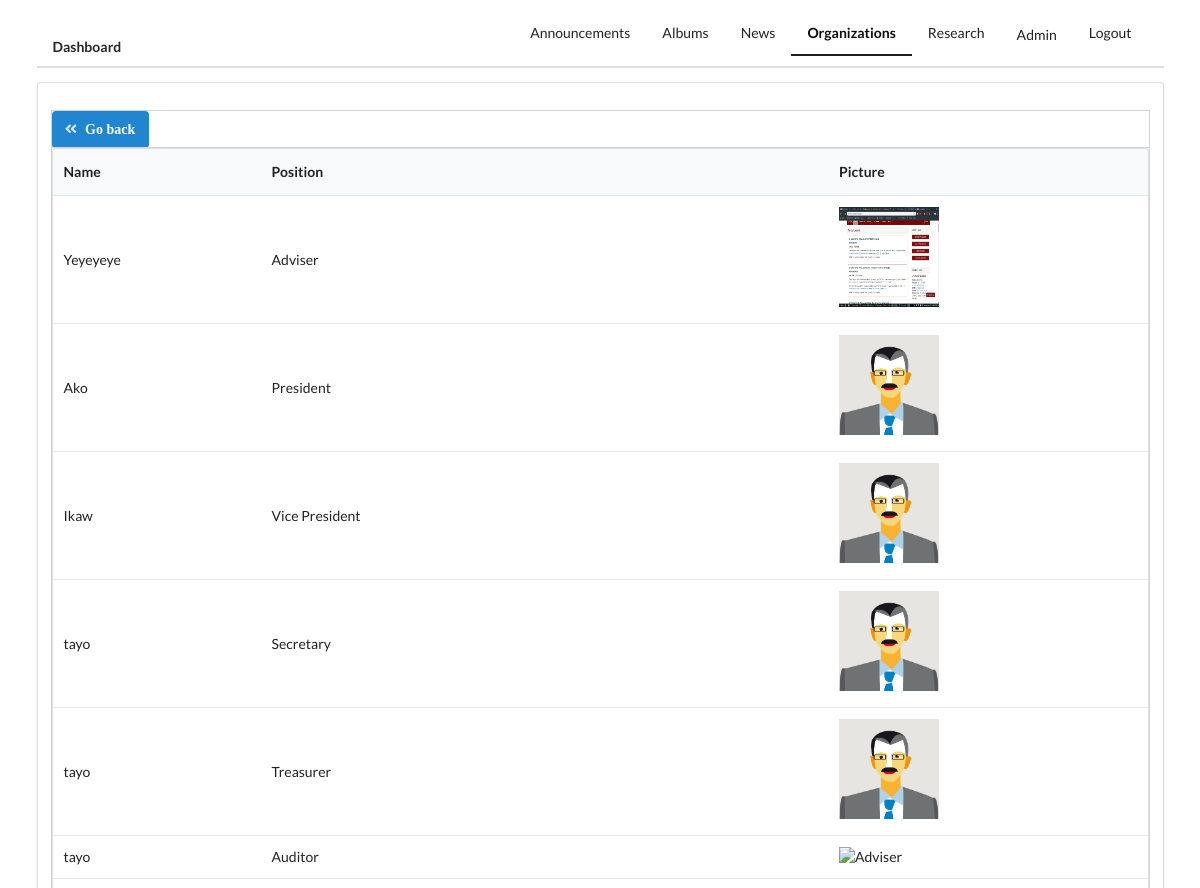
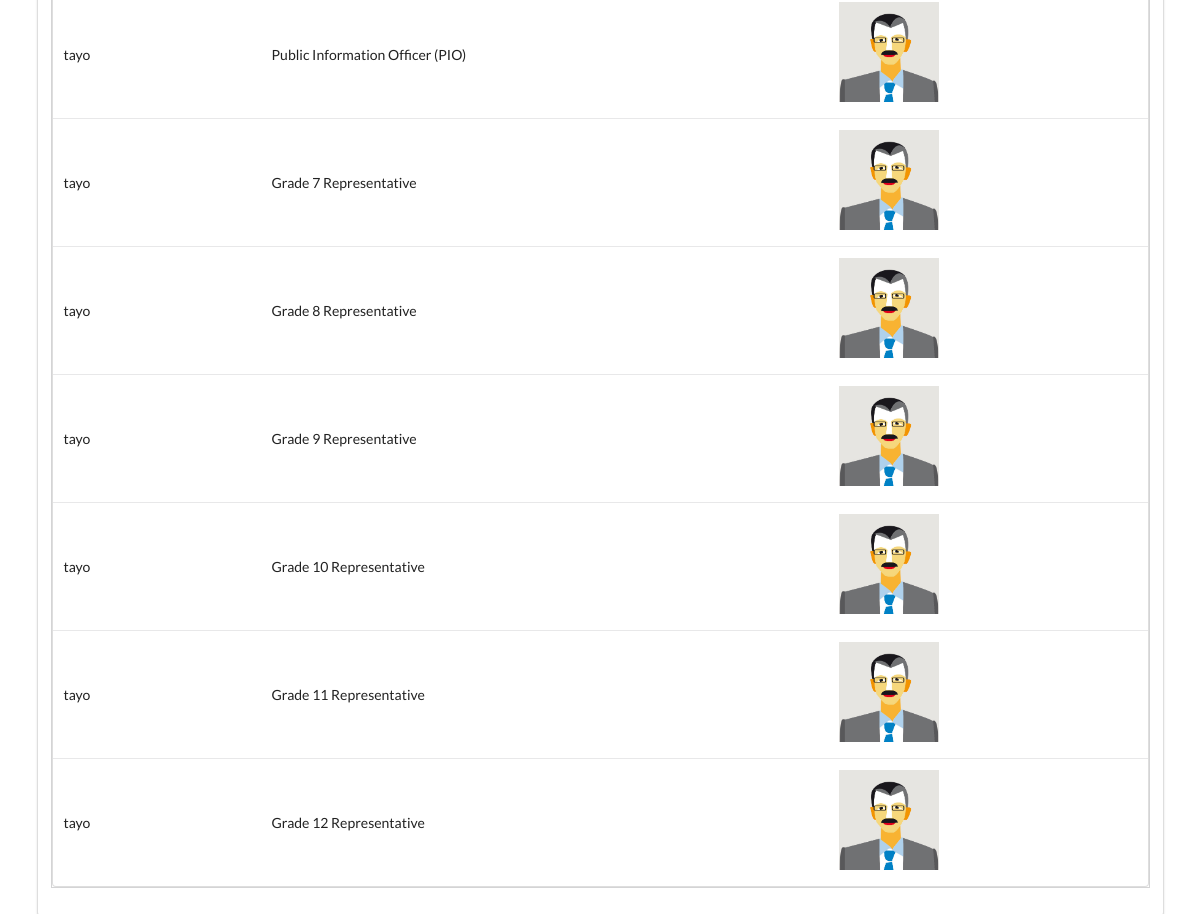
The app's page /staff/organizations/Robitech/hr/details/1/ (signed in) with its own data (2 pictures, top to bottom).
### organizations/models.py (models this page shows, shortened)
class OrganizationOfficer(models.Model):
    organization = models.ForeignKey(Organization, related_name="officers", on_delete=models.CASCADE)
    SY_CHOICES = [
        (x,x) for x in range(timezone.now().year-1, timezone.now().year+1)
    ]
    school_year = models.PositiveIntegerField(validators=[
        MinValueValidator(2018),
        MaxValueValidator(timezone.now().year)
        ], choices=SY_CHOICES
    )
    adviser = models.CharField(max_length=100)
    president = models.CharField(max_length=100)
    vice_president = models.CharField(max_length=100)
    secretary = models.CharField(max_length=100)
    treasurer = models.CharField(max_length=100)
    auditor = models.CharField(max_length=100)
    pio = models.CharField(max_length=100)
    g7_rep = models.CharField(max_length=100)
    g8_rep = models.CharField(max_length=100)
    g9_rep = models.CharField(max_length=100)
    g10_rep = models.CharField(max_length=100)
    g11_rep = models.CharField(max_length=100)
    g12_rep = models.CharField(max_length=100)
    adviser_picture = models.ImageField(upload_to="organiation/" + str(organization.name).lower() + "/profiles", null=True, blank=True)
    pres_picture = models.ImageField(upload_to="organization/" + str(organization.name).lower() + "/profiles", null=True, blank=True)
    vp_picture = models.ImageField(upload_to="organization/" + str(organization.name).lower() + "/profiles", null=True, blank=True)
    sec_picture = models.ImageField(upload_to="organization/" + str(organization.name).lower() + "/profiles", null=True, blank=True)
    tres_picture = models.ImageField(upload_to="organization/" + str(organization.name).lower() + "/profiles", null=True, blank=True)
    aud_picture = models.ImageField(upload_to="organization/" + str(organization.name) + "/profiles", null=True, blank=True)
    pio_picture = models.ImageField(upload_to="organization/" + str(organization.name) + "/profiles", null=True, blank=True)
    g7_picture = models.ImageField(upload_to="organization/" + str(organization.name) + "/profiles", null=True, blank=True)
    g8_picture = models.ImageField(upload_to="organization/" + str(organization.name) + "/profiles", null=True, blank=True)
    g9_picture = models.ImageField(upload_to="organization/" + str(organization.name) + "/profiles", null=True, blank=True)
    g10_picture = models.ImageField(upload_to="organization/" + str(organization.name) + "/profiles", null=True, blank=True)
    g11_picture = models.ImageField(upload_to="organization/" + str(organization.name) + "/profiles", null=True, blank=True)
    g12_picture = models.ImageField(upload_to="organization/" + str(organization.name) + "/profiles", null=True, blank=True)

### staff/views.py (the view)
# urls.py: path('organizations/<organization>/hr/details/<int:pk>/', views.OrganizationHRDetailView.as_view(), name="organization_hr_detail"),
class OrganizationHRDetailView(LoginRequiredMixin, DetailView):
    template_name = 'organizations/organization_hr_detail.html'
    model = OrganizationOfficer
    context_object_name = "organization"
    pk_url_kwarg = 'pk'

### organizations/models.py (called while the page is built)
    def __str__(self):
        return self.name

### templates/organizations/organization_hr_detail.html (shortened to what this page needs)
{% extends 'staff/base_staff.html' %}
{% load staticfiles %}
{% block organization %}
  active
{%endblock%}
{% block main_content %}
  <div class="ui segment">
    <div class="ui container">
      <div class="ui celled grid">
      <a href="{% url 'staff:organization_hr_list' organization=organization.organization %}" class="ui blue button"><i class="angle double left icon"></i>Go back</a>
        {% if organization %}
        <div class="row">
          <table class="ui table">
            <thead>
              <th>Name</th>
              <th>Position</th>
              <th>Picture</th>
            </thead>
            <tbody>
              <tr>
                <td>
                  {{ organization.adviser }}
                </td>
                <td>
                  Adviser
                </td>
                <td>
                  {% if organization.adviser_picture %}
                  <img src="{{ organization.adviser_picture.url }}" alt="Adviser" width="100px" height="100px">
                  {% else %}
                  <img src="{% static 'img/avatar/tom.jpg' %}" alt="Adviser" width="100px" height="100px">
                  {% endif %}
                </td>
              </tr>
              <tr>
                <td>
                  {{ organization.president }}
                </td>
                <td>
                  President
                </td>
                <td>
                  {% if organization.pres_picture %}
                  <img src="{{ organization.pres_picture.url }}" alt="Adviser" width="100px" height="100px">
                  {% else %}
                  <img src="{% static 'img/avatar/tom.jpg' %}" alt="Adviser" width="100px" height="100px">
                  {% endif %}
                </td>
              </tr>
              <tr>
                <td>
                  {{ organization.vice_president }}
                </td>
                <td>
                  Vice President
                </td>
                <td>
                  {% if organization.vp_picture %}
                  <img src="{{ organization.vp_picture.url }}" alt="Adviser" width="100px" height="100px">
                  {% else %}
                  <img src="{% static 'img/avatar/tom.jpg' %}" alt="Adviser" width="100px" height="100px">
                  {% endif %}
                </td>
              </tr>
              <tr>
                <td>
                  {{ organization.secretary }}
                </td>
                <td>
                  Secretary
                </td>
                <td>
                  {% if organization.sec_picture %}
                  <img src="{{ organization.sec_picture.url }}" alt="Adviser" width="100px" height="100px">
                  {% else %}
                  <img src="{% static 'img/avatar/tom.jpg' %}" alt="Adviser" width="100px" height="100px">
                  {% endif %}
                </td>
              </tr>
              <tr>
                <td>
                  {{ organization.treasurer }}
                </td>
                <td>
                  Treasurer
                </td>
                <td>
                  {% if organization.tres_picture %}
                  <img src="{{ organization.tres_picture.url }}" alt="Adviser" width="100px" height="100px">
                  {% else %}
                  <img src="{% static 'img/avatar/tom.jpg' %}" alt="Adviser" width="100px" height="100px">
                  {% endif %}
                </td>
              </tr>
              <tr>
                <td>
                  {{ organization.auditor }}
                </td>
                <td>
                  Auditor
                </td>
                <td>
                  {% if organization.auditor %}
                  <img src="{{ organization.auditor.url }}" alt="Adviser" width="100px" height="100px">
                  {% else %}
                  <img src="{% static 'img/avatar/tom.jpg' %}" alt="Adviser" width="100px" height="100px">
                  {% endif %}
                </td>
              </tr>
              <tr>
                <td>
                  {{ organization.pio }}
                </td>
                <td>
                  Public Information Officer (PIO)
                </td>
                <td>
                  {% if organization.pio_picture %}
                  <img src="{{ organization.pio_picture.url }}" alt="Adviser" width="100px" height="100px">
                  {% else %}
                  <img src="{% static 'img/avatar/tom.jpg' %}" alt="Adviser" width="100px" height="100px">
                  {% endif %}
                </td>
              </tr>
              <tr>
                <td>
                  {{ organization.g7_rep }}
                </td>
                <td>
                  Grade 7 Representative
                </td>
                <td>
                  {% if organization.g7_picture %}
                  <img src="{{ organization.pio_picture.url }}" alt="Adviser" width="100px" height="100px">
                  {% else %}
                  <img src="{% static 'img/avatar/tom.jpg' %}" alt="Adviser" width="100px" height="100px">
                  {% endif %}
                </td>
              </tr>
              <tr>
                <td>
                  {{ organization.g8_rep }}
                </td>
                <td>
                  Grade 8 Representative
                </td>
                <td>
                  {% if organization.g8_picture %}
                  <img src="{{ organization.g8_picture.url }}" alt="Adviser" width="100px" height="100px">
                  {% else %}
                  <img src="{% static 'img/avatar/tom.jpg' %}" alt="Adviser" width="100px" height="100px">
                  {% endif %}
                </td>
              </tr>
              <tr>
                <td>
                  {{ organization.g9_rep }}
                </td>
                <td>
                  Grade 9 Representative
                </td>
                <td>
                  {% if organization.g9_picture %}
                  <img src="{{ organization.g9_picture.url }}" alt="Adviser" width="100px" height="100px">
                  {% else %}
                  <img src="{% static 'img/avatar/tom.jpg' %}" alt="Adviser" width="100px" height="100px">
                  {% endif %}
                </td>
              </tr>
              <tr>
                <td>
                  {{ organization.g10_rep }}
                </td>
                <td>
                  Grade 10 Representative
                </td>
                <td>
                  {% if organization.g10_picture %}
                  <img src="{{ organization.g10_picture.url }}" alt="Adviser" width="100px" height="100px">
                  {% else %}
                  <img src="{% static 'img/avatar/tom.jpg' %}" alt="Adviser" width="100px" height="100px">
                  {% endif %}
                </td>
              </tr>
              <tr>
                <td>
                  {{ organization.g11_rep }}
                </td>
                <td>
                  Grade 11 Representative
                </td>
                <td>
                  {% if organization.g11_picture %}
                  <img src="{{ organization.g11_picture.url }}" alt="Adviser" width="100px" height="100px">
                  {% else %}
                  <img src="{% static 'img/avatar/tom.jpg' %}" alt="Adviser" width="100px" height="100px">
                  {% endif %}
                </td>
              </tr>
              <tr>
                <td>
                  {{ organization.g12_rep }}
                </td>
                <td>
                  Grade 12 Representative
                </td>
                <td>
                  {% if organization.g12_picture %}
                  <img src="{{ organization.g12_picture.url }}" alt="Adviser" width="100px" height="100px">
                  {% else %}
                  <img src="{% static 'img/avatar/tom.jpg' %}" alt="Adviser" width="100px" height="100px">
                  {% endif %}
                </td>
              </tr>
            </tbody>
          </table>
        </div>
        {% else %}
        <div class="row">
          <h2>No officers as of yet.</h2>
        </div>
        {% endif %}
      </div>
    </div>
  </div>
{% endblock %}

### static/css/index.css (style rules this page uses)
.ui.button { font-family: Code Bold; font-weight: bold; }

### records on screen
OrganizationOfficer: adviser "Yeyeyeye", adviser_picture (picture), president "Ako", vice_president "Ikaw", secretary "tayo", treasurer "tayo", auditor "tayo", pio "tayo", g7_rep "tayo", g8_rep "tayo", g9_rep "tayo", g10_rep "tayo", g11_rep "tayo", g12_rep "tayo"
